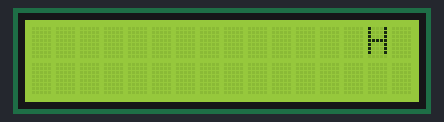
Bench run of a sketch on a simulated Arduino Uno, built with avr-gcc and run on an emulated ATmega328P. Shown: 16×2 character LCD.

Above: at 0.2 s.
At 1.7 s:
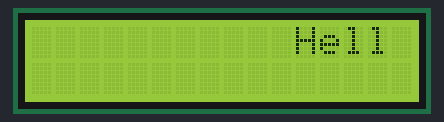
At 3.7 s:
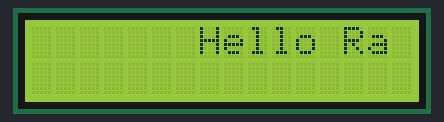
At 7.7 s:
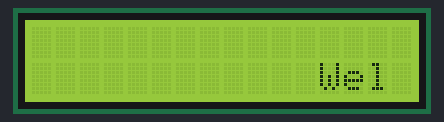
At 11.7 s:
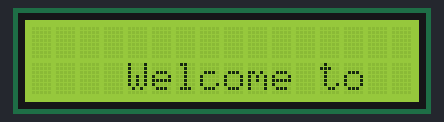
At 15.7 s:
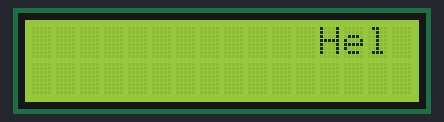

Measured:
- by itself, everything shown: repeats every 14.6 s, in 30 steps
- what the display in image 1 shows lasts 0.5 s, from 1.6 s to 2.1 s

The sketch:

12.Lcd_display.ino
```cpp
#include <LiquidCrystal_I2C.h>    // Include the LCD library

// Two messages to scroll on LCD
char message1[] = "Hello RaviRaj";        // First message
char message2[] = "Welcome to House";     // Second message

LiquidCrystal_I2C lcd(0x27, 16, 2);  // Initialize 16x2 I2C LCD


int tin = 500;                            // Delay time for scrolling effect

void setup() {
  lcd.init();          // Start LCD
  lcd.backlight();     // Turn ON backlight
  lcd.begin(16, 2);                       // Initialize 16x2 LCD display
}

void loop() {

  //Scroll First Message on Row 0
  lcd.setCursor(15, 0);                   // Start at far right of row 0
  for (int i = 0; message1[i] != '\0'; i++) {
    lcd.scrollDisplayLeft();              // Scroll text to left
    lcd.print(message1[i]);               // Print one character at a time
    delay(tin);                           // Wait
  }

  lcd.clear();                            // Clear display


  //Scroll Second Message on Row 1
  lcd.setCursor(15, 1);                   // Start at far right of row 1
  for (int i = 0; message2[i] != '\0'; i++) {
    lcd.scrollDisplayLeft();              // Scroll text to left
    lcd.print(message2[i]);               // Print one character at a time
    delay(tin);                           // Wait
  }

  lcd.clear();                            // Clear display
}
```
